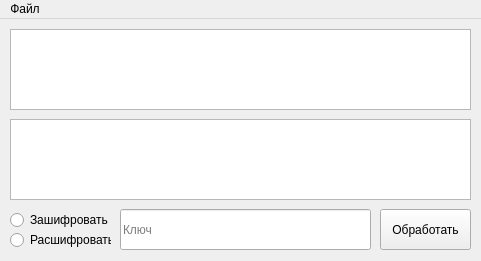
<?xml version="1.0" encoding="UTF-8"?>
<ui version="4.0">
    <class>MainWindow</class>
    <widget class="QMainWindow" name="MainWindow">
        <property name="geometry">
            <rect>
                <x>0</x>
                <y>0</y>
                <width>481</width>
                <height>261</height>
            </rect>
        </property>
        <property name="minimumSize">
            <size>
                <width>481</width>
                <height>261</height>
            </size>
        </property>
        <property name="maximumSize">
            <size>
                <width>481</width>
                <height>261</height>
            </size>
        </property>
        <property name="windowTitle">
            <string>Лабораторная работа 12: Шифр Вермана</string>
        </property>
        <widget class="QWidget" name="centralwidget">
            <widget class="QTextEdit" name="plain_text">
                <property name="geometry">
                    <rect>
                        <x>10</x>
                        <y>10</y>
                        <width>461</width>
                        <height>81</height>
                    </rect>
                </property>
                <property name="inputMethodHints">
                    <set>Qt::ImhMultiLine</set>
                </property>
            </widget>
            <widget class="QTextEdit" name="cipher_text">
                <property name="geometry">
                    <rect>
                        <x>10</x>
                        <y>100</y>
                        <width>461</width>
                        <height>81</height>
                    </rect>
                </property>
            </widget>
            <widget class="QPushButton" name="proc_button">
                <property name="geometry">
                    <rect>
                        <x>380</x>
                        <y>190</y>
                        <width>91</width>
                        <height>41</height>
                    </rect>
                </property>
                <property name="text">
                    <string>Обработать</string>
                </property>
            </widget>
            <widget class="QLineEdit" name="line_key">
                <property name="geometry">
                    <rect>
                        <x>120</x>
                        <y>190</y>
                        <width>251</width>
                        <height>41</height>
                    </rect>
                </property>
                <property name="echoMode">
                    <enum>QLineEdit::Normal</enum>
                </property>
                <property name="placeholderText">
                    <string>Ключ</string>
                </property>
            </widget>
            <widget class="QRadioButton" name="btn_enc">
                <property name="enabled">
                    <bool>true</bool>
                </property>
                <property name="geometry">
                    <rect>
                        <x>10</x>
                        <y>190</y>
                        <width>121</width>
                        <height>22</height>
                    </rect>
                </property>
                <property name="text">
                    <string>Зашифровать</string>
                </property>
            </widget>
            <widget class="QRadioButton" name="btn_dec">
                <property name="geometry">
                    <rect>
                        <x>10</x>
                        <y>210</y>
                        <width>101</width>
                        <height>22</height>
                    </rect>
                </property>
                <property name="text">
                    <string>Расшифровать</string>
                </property>
            </widget>
        </widget>
        <widget class="QMenuBar" name="menuBar">
            <property name="geometry">
                <rect>
                    <x>0</x>
                    <y>0</y>
                    <width>481</width>
                    <height>21</height>
                </rect>
            </property>
            <widget class="QMenu" name="menuFile">
                <property name="title">
                    <string>Файл</string>
                </property>
                <addaction name="open_file"/>
                <addaction name="save_file"/>
            </widget>
            <addaction name="menuFile"/>
        </widget>
        <action name="open_file">
            <property name="text">
                <string>Открыть</string>
            </property>
        </action>
        <action name="save_file">
            <property name="text">
                <string>Сохранить</string>
            </property>
        </action>
    </widget>
    <resources/>
    <connections/>
</ui>
